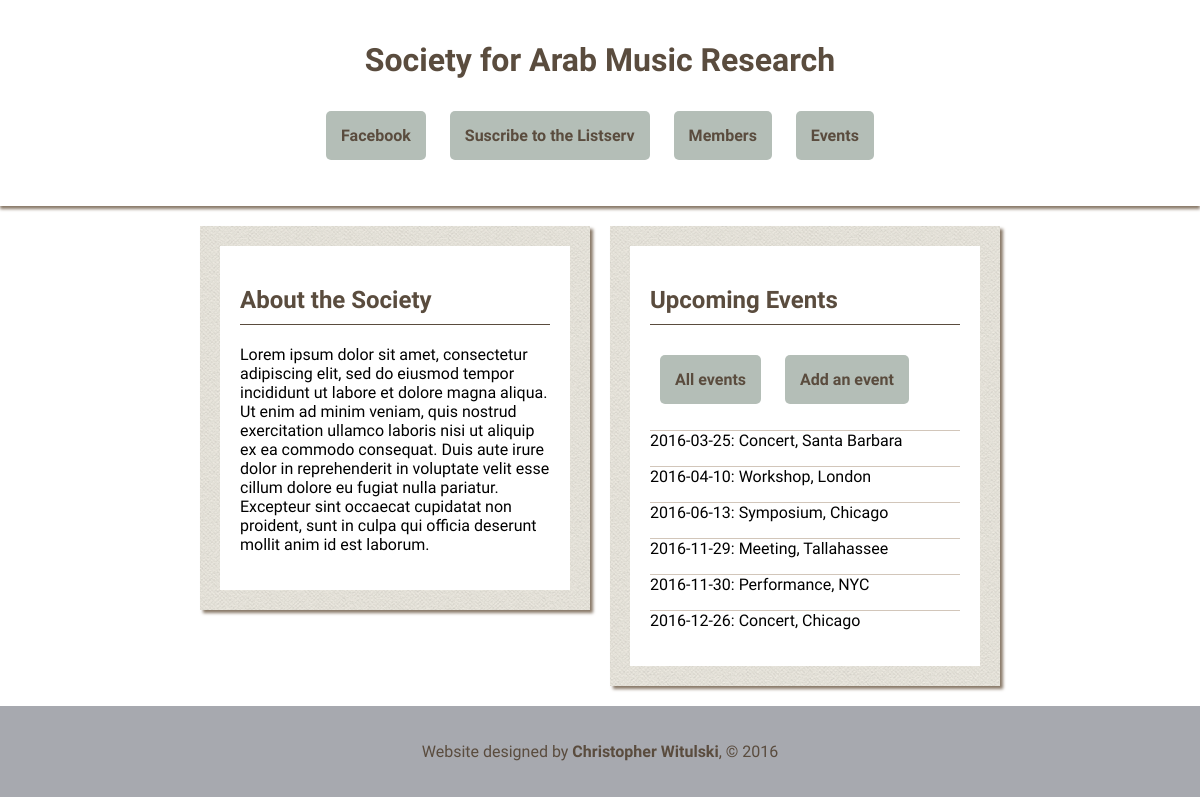
Page /home/ on the earlier database version.
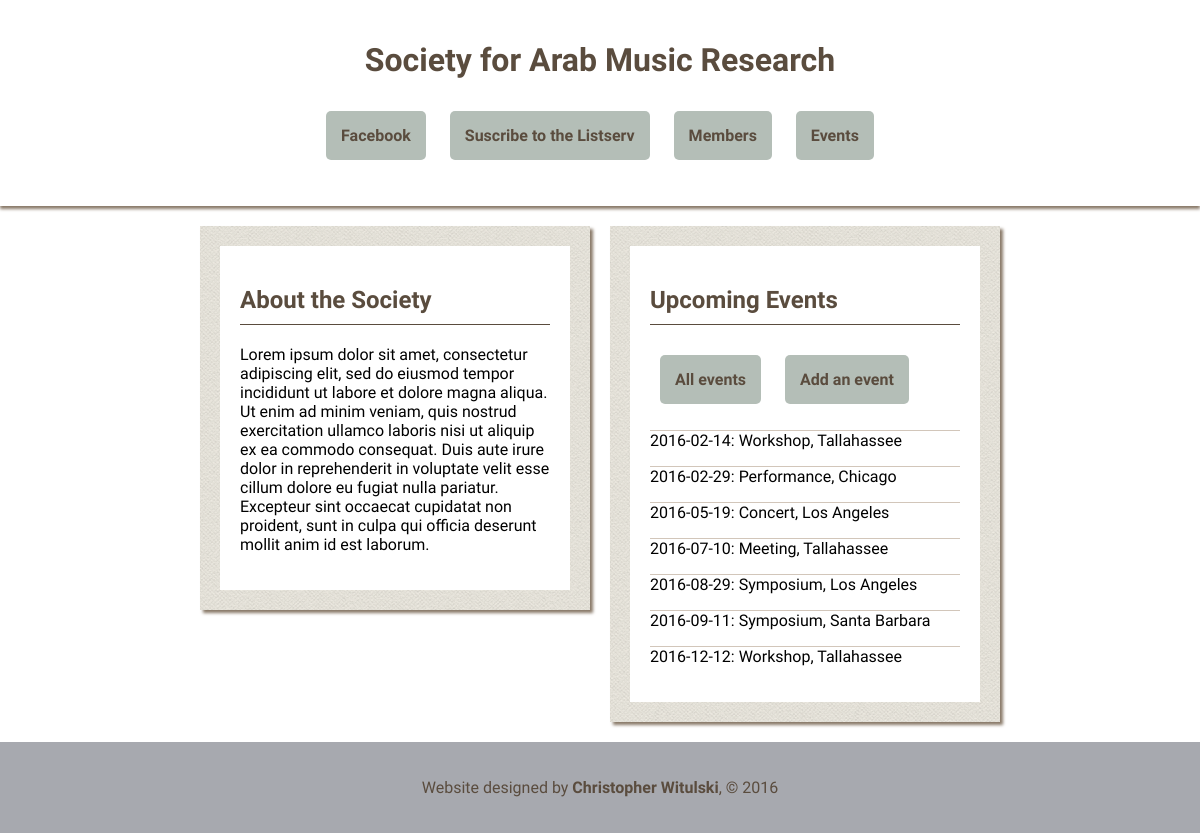
Same page on the later database version.
### samr_db_setup.py (models this page shows)
class Event(Base):
	__tablename__ = 'event'
	title = Column(String(80), nullable = False)
	location = Column(String(250), nullable = False)
	description = Column(String(250), nullable = True)
	start_date = Column(String(10), nullable = False)
	id = Column(Integer, primary_key = True)
	host_name = Column(String(80), nullable = True)
	contact = Column(String(80), nullable = True)

### samr.py (the view)
@app.route('/')
@app.route('/home/')
def home():
	today = datetime.date.today()
	events = session.query(Event).filter(Event.start_date > today).order_by(Event.start_date)
	projects = session.query(Project).order_by(Project.title)
	return render_template('home.html', events = events, projects = projects)

### templates/home.html (shortened to what this page needs)
<html>
<head>
	<link rel=stylesheet type=text/css href="{{ url_for('static', filename = 'styles.css') }}">
</head>
<body>
<div id = "header">
	<h1>Society for Arab Music Research</h1>
	<p class = "menu">
		<span class="menu-item"><a class='button' href= "https://www.facebook.com/groups/378262162265234" target = "_blank">Facebook</a></span>
		<span class="menu-item"><a class='button' href="http://www.mailman.srv.ualberta.ca/mailman/listinfo/samr-list" target="_blank">Suscribe to the Listserv</a></span>
		<span class="menu-item"><a class='button' href="{{ url_for( 'bios' ) }}">Members</a></span>
		<span class="menu-item"><a class='button' href="{{ url_for( 'events' ) }}">Events</a></span>
	</p>
</div>
<div id = "wrapper">
	<div class = 'outer left'>
		<div class = 'inner'>
			<h2>About the Society</h2>
			<p>Lorem ipsum dolor sit amet, consectetur adipiscing elit, sed do eiusmod tempor incididunt ut labore et dolore magna aliqua. Ut enim ad minim veniam, quis nostrud exercitation ullamco laboris nisi ut aliquip ex ea commodo consequat. Duis aute irure dolor in reprehenderit in voluptate velit esse cillum dolore eu fugiat nulla pariatur. Excepteur sint occaecat cupidatat non proident, sunt in culpa qui officia deserunt mollit anim id est laborum.</p>
		</div>
	</div>
	<div class = 'outer right'>
		<div class = 'inner'>
			<h2>Upcoming Events</h2>
			<p><a href= "{{ url_for( 'events' ) }}" class = 'button'>All events</a>
			<a href= "{{ url_for( 'addEvent' ) }}" class = 'button'>Add an event</a></p>
			{% for e in events %}
			<div>
				<p class = 'home_event'> {{ e.start_date }}: {{ e.title }}, {{ e.location }}</p>
			</div>
			{% endfor %}
		</div>
	</div>
</div>
<div id = "footer">
	<p>Website designed by <a target='_blank' href="http://witulski.wordpress.com">Christopher Witulski</a>, &copy; 2016</p>
</div>
</body>

Differences in the rows shown:
no longer on this page (row edited): Event: start_date "2016-03-25", title "Concert", location "Santa Barbara"
no longer on this page (row edited): Event: start_date "2016-04-10", title "Workshop", location "London"
no longer on this page (row edited): Event: start_date "2016-11-29", title "Meeting", location "Tallahassee"
no longer on this page (row edited): Event: start_date "2016-12-26", title "Concert", location "Chicago"
now on this page (row edited): Event: start_date "2016-02-14", title "Workshop", location "Tallahassee"
changed Event "Performance": start_date "2016-11-30" → "2016-02-29"; location "NYC" → "Chicago"; moves up the list
now on this page (row edited): Event: start_date "2016-05-19", title "Concert", location "Los Angeles"
now on this page (row edited): Event: start_date "2016-07-10", title "Meeting", location "Tallahassee"
now on this page (row edited): Event: start_date "2016-08-29", title "Symposium", location "Los Angeles"
changed Event: start_date "2016-06-13" → "2016-09-11"; location "Chicago" → "Santa Barbara"
now on this page (row edited): Event: start_date "2016-12-12", title "Workshop", location "Tallahassee"
